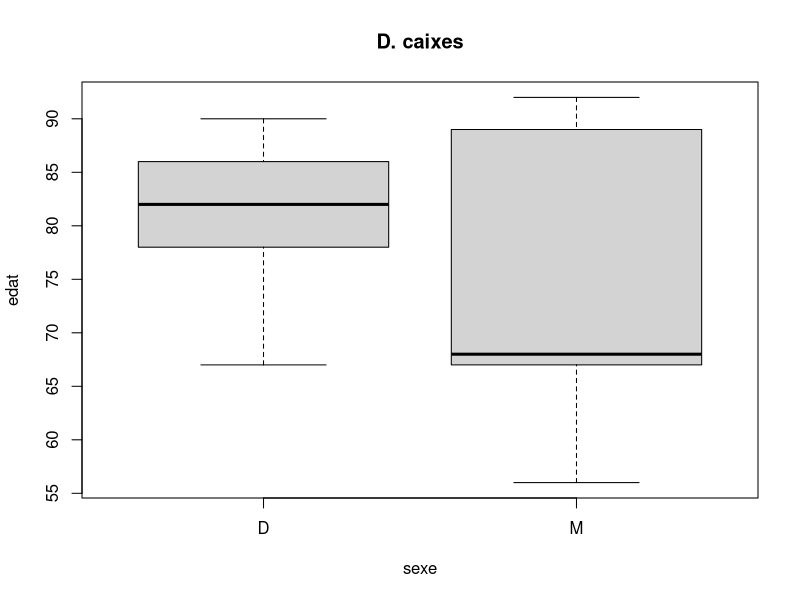
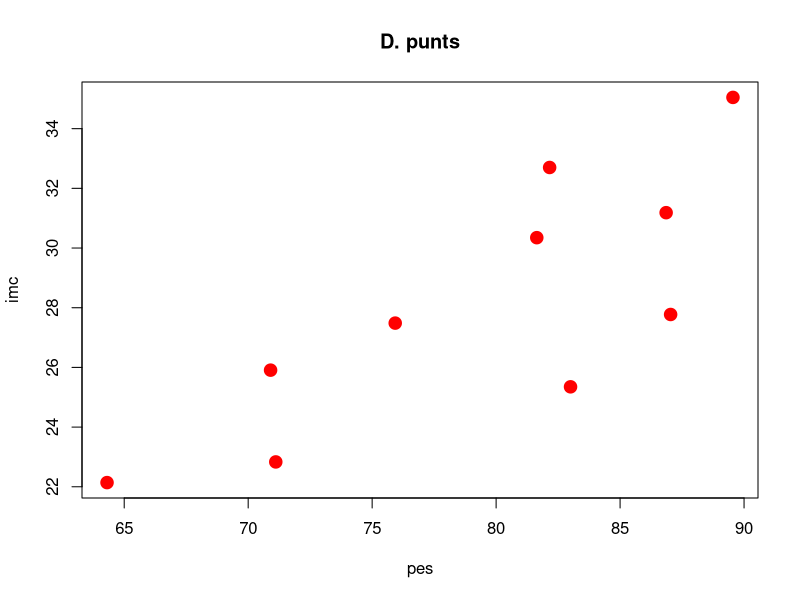
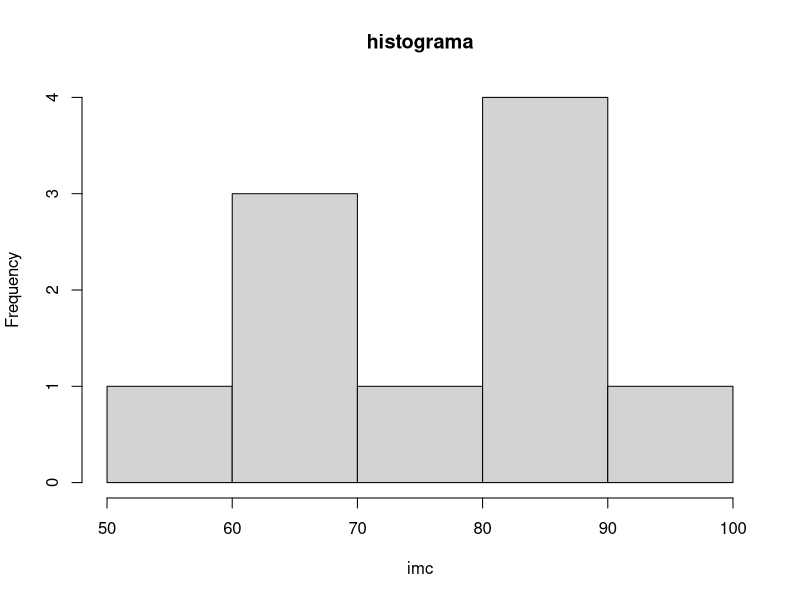

The R source for these figures, in order:
## ---- chunk 1
4+5

sqrt(49)

log(2)

rnorm(3)

## ---- chunk 2
w <- 4+5 # deso el resultat de 4+5 a l'objecte w
w

sqrt(w)

x<-rnorm(3)
print(x)

## ---- chunk 3
w <- 3 + 4 # Creem l'objecte w
print(w)

# per cert: <- és equivalent a = !
## ---- chunk 4
x <- c(2, 4, 6) # Vector de 3 elements numèrics parells
y <- c("A", "B", "C") # Vector de 3 elements cadena
z <- c(TRUE, FALSE, TRUE) # Vector de 3 elements lògics
## ---- chunk 5
x<-1:10 # Genera un vector d'1 a 10
x[4] # La posició 4 és
 
x[x>7] # Elements més grans de 7

x+2 # Sumar un escalar
## ---- chunk 6
id <- 1:10
sexe <- rep(c("M", "D"), 5)
normal <- rnorm(10)
curacio <- rep(c(FALSE, TRUE), 5)
dades <- data.frame(id, sexe, normal, curacio)
head(dades) # Mostrar primeres files/registres
## ---- chunk 7
str(dades) # Mostra estructura de les dades
dades$id # Mostra valors variable id
# Podem afegir una nova variable
edat <- c(67, 78, 89, 86, 56, 90, 68, 82, 92, 67)
dades.new <- data.frame(dades, edat)
## ---- chunk 8
# O simplement afegir-ho a dades
dades$edat <- edat
summary(dades) # Resum sobre el dataset
## ---- chunk 9
# Seleccionem una cel·la en concret, p. e., 
# fila 2 columna 1:
dades.new[2,1]
# Seleccionem una fila, per exemple la tercera:
dades.new[3,] # Noteu la coma i l'espai buit!
## ---- chunk 10
# Seleccionem una columna, per exemple la cinquena:
dades.new[,5]
# També ho podem fer amb el nom fent servir el símbol 
# del dòlar "$"
dades.new$edat
## ---- chunk 11
# Per exemple, seleccionem les tres primeres files 
# i totes les columnes:
dades.new[1:3,]
## ---- chunk 12
# Seleccionem les tres últimes columnes i totes les 
# files:
dades.new[,3:5] 
## ---- chunk 13
# Seleccionem totes les files menys la 4 i 
# totes les columnes menys la primera:
dades.new[-4,-1]
## ---- chunk 14
# Podem crear una nova dataframe amb la subselecció:

dades.sub = dades.new[c(4,5,7:9),-c(1,3)]
dades.sub
## ---- chunk 15
# Podem posar una condició dins de la subselecció

dones = dades.new[dades.new$sexe == "D",]
dones
## ---- chunk 16
# Un altre exemple:

grans = dades.new[dades.new$edat > 85,]
grans
## ---- chunk 17
str(dades) #mostra estructura d'un objecte
## ---- chunk 18
head(dades) #mostra les primeres files
## ---- chunk 19
dades$alcada = rnorm(nrow(dades), mean = 170, sd = 10)
dades$pes = rnorm(nrow(dades), mean = 75, sd = 10)
## ---- chunk 20
alcada.m <- dades$alcada / 100
dades$imc <- dades$pes / alcada.m ^ 2
## ---- chunk 21
head(dades)
## ---- chunk 22
dades$imccat <- cut(
  dades$imc,
  breaks = c(-Inf, 18, 25, 30, Inf),
  labels = c("baix pes", "normal",
             "sobrepes", "obesitat")
)
## ---- chunk 23
a <- c("1", "3", "5")
as.numeric(a)
## ---- chunk 24
b <- c("1", "est", "5")
as.numeric(b)
## ---- chunk 25
b <- factor(c("1", "10", "5"))
as.numeric(b)
## ---- chunk 26
as.numeric(as.character(b))
## ---- chunk 27
dades$sexe <- as.factor(dades$sexe)
plot(dades$sexe,dades$edat,main="D. caixes",xlab="sexe",ylab="edat")
## ---- chunk 28
plot(dades$pes,dades$imc,pch=20,col="red",cex=2.5,
     main="D. punts",xlab="pes",ylab="imc")
## ---- chunk 29
hist(dades$edat, main = "histograma", xlab = "imc")
